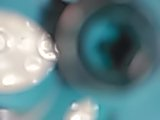
#> input picture Data/processing/proc.jpg, 160 x 120 px, found by its file name
$ python ImageDetection.py   (Python 2 division)
#> lines starting #> are read from the running program, lines starting #| are printed output that depends on the picture
import matplotlib.pyplot as plt
from PIL import Image, ImageDraw
import math

# [24 lines of commented-out code are left out]

def FindGreatestPoint(Array):
	GreatestValue = 0
	GreatestValueIndex = 0

	for i in range(0, len(Array)):
		if Array[i] > GreatestValue:
			GreatestValueIndex = i
			GreatestValue = Array[i]

	return GreatestValueIndex

def SmoothArray(Array, SampleSize):
	ReturnArray = []

	for i in range(0, len(Array) - SampleSize + 1):
		ReturnArray.append(0)
		for p in range(0, SampleSize):
			ReturnArray[i] += float(Array[i + p]) / float(SampleSize)
	return ReturnArray

# open the text image
TextImage = Image.open("proc.jpg")
#> TextImage is the input picture: PIL image 160x120 RGB; mean R, G, B 101.7, 132.2, 136.9
# convert it to a grayscale image and remove alpha
TextImage = TextImage.convert('RGB')
# load the pixels
TextPixels = TextImage.load()

BlueArray = []
RedArray = []

BandSize = .5

for x in range (0, TextImage.size[0]):
	BlueSum = 0
	RedSum = 0
	for y in range(0, int(TextImage.size[1] * BandSize)):
		BlueSum += TextPixels[x, y][2] / float(TextImage.size[1])
		RedSum += TextPixels[x, y][0] / float(TextImage.size[1])

	BlueArray.append(BlueSum)
	RedArray.append(RedSum)
#> after the loop, BlueArray = 160 values, max 103 at index 27, min 26.67 at index 123, mean 60.51; RedArray = 160 values, max 100 at index 0, min 14.08 at index 110, mean 48.12

ProcessedRedArray = SmoothArray(BlueArray, 15)
#> the loop in SmoothArray, `for i in range(0, len(Array) - SampleSize + 1):` made 146 passes
#> after the loop in SmoothArray, `for i in range(0, len(Array) - SampleSize + 1):`: ReturnArray = 146 values, max 100.8 at index 15, min 28.71 at index 116, mean 58.57
#> ProcessedRedArray has the same summary as ReturnArray in SmoothArray
ProcessedBlueArray = SmoothArray(RedArray, 15)
#> the loop in SmoothArray (call 2), `for i in range(0, len(Array) - SampleSize + 1):` made 146 passes
#> ProcessedBlueArray = 146 values, max 98.91 at index 0, min 14.55 at index 106, mean 46.12

GreatestBluePoint = FindGreatestPoint(ProcessedBlueArray)
#> the loop in FindGreatestPoint, `for i in range(0, len(Array)):` made 146 passes
#> (GreatestValueIndex, GreatestValue) on pass 1: (0, 98.91)
#> after the loop in FindGreatestPoint, `for i in range(0, len(Array)):`: GreatestValue = 98.91; GreatestValueIndex = 0
#> GreatestBluePoint = 0
GreatestRedPoint = FindGreatestPoint(ProcessedRedArray)
#> the loop in FindGreatestPoint (call 2), `for i in range(0, len(Array)):` made 146 passes
#> GreatestValue on passes 1, 5, 6, 7, 8, 9, 14, 15, 16: 100.1, 100.2, 100.3, 100.5, 100.6, 100.7, 100.7, 100.8, 100.8
#> GreatestRedPoint = 15

Red = plt.plot(ProcessedRedArray)
#> Red = 1 item
Blue = plt.plot(ProcessedBlueArray)
#> Blue = 1 item

print "greatest blue", GreatestBluePoint, "greatest red", GreatestRedPoint
#| greatest blue 0 greatest red 15

plt.setp(Blue, color='b', linewidth=2.0)
plt.setp(Red, color='r', linewidth=2.0)

plt.ylabel('pixel value at height')
plt.show()
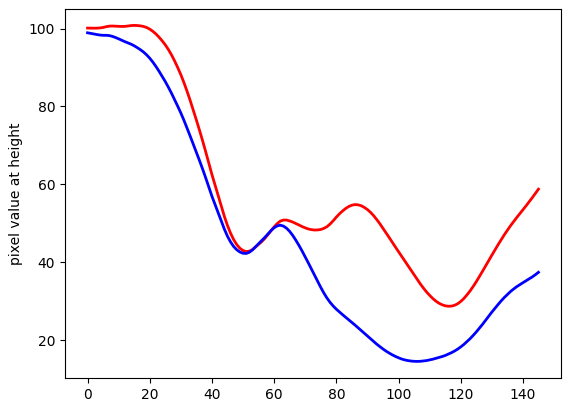
#> figure drawn by matplotlib, 1 panel; curve peaks at x = 15, y = 100.8; curve peaks at x = 0, y = 98.91
